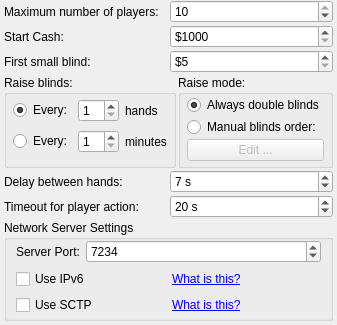
       <widget class="QWidget" name="page_4">
        <layout class="QVBoxLayout">
         <property name="spacing">
          <number>2</number>
         </property>
         <property name="leftMargin">
          <number>4</number>
         </property>
         <property name="topMargin">
          <number>0</number>
         </property>
         <property name="rightMargin">
          <number>4</number>
         </property>
         <property name="bottomMargin">
          <number>4</number>
         </property>
         <item>
          <layout class="QHBoxLayout">
           <item>
            <widget class="QLabel" name="label_15">
             <property name="text">
              <string>Maximum number of players:</string>
             </property>
             <property name="buddy">
              <cstring>spinBox_netQuantityPlayers</cstring>
             </property>
            </widget>
           </item>
           <item>
            <widget class="QSpinBox" name="spinBox_netQuantityPlayers">
             <property name="minimum">
              <number>2</number>
             </property>
             <property name="maximum">
              <number>10</number>
             </property>
             <property name="value">
              <number>10</number>
             </property>
            </widget>
           </item>
          </layout>
         </item>
         <item>
          <layout class="QHBoxLayout">
           <item>
            <widget class="QLabel" name="label_13">
             <property name="text">
              <string>Start Cash:</string>
             </property>
             <property name="buddy">
              <cstring>spinBox_netStartCash</cstring>
             </property>
            </widget>
           </item>
           <item>
            <widget class="QSpinBox" name="spinBox_netStartCash">
             <property name="prefix">
              <string>$</string>
             </property>
             <property name="minimum">
              <number>1000</number>
             </property>
             <property name="maximum">
              <number>1000000</number>
             </property>
             <property name="singleStep">
              <number>50</number>
             </property>
            </widget>
           </item>
          </layout>
         </item>
         <item>
          <layout class="QHBoxLayout">
           <item>
            <widget class="QLabel" name="label_35">
             <property name="text">
              <string>First small blind:</string>
             </property>
             <property name="buddy">
              <cstring>spinBox_netFirstSmallBlind</cstring>
             </property>
            </widget>
           </item>
           <item>
            <widget class="QSpinBox" name="spinBox_netFirstSmallBlind">
             <property name="prefix">
              <string>$</string>
             </property>
             <property name="minimum">
              <number>5</number>
             </property>
             <property name="maximum">
              <number>20000</number>
             </property>
            </widget>
           </item>
          </layout>
         </item>
         <item>
          <layout class="QHBoxLayout">
           <item>
            <widget class="QGroupBox" name="groupBox_8">
             <property name="styleSheet">
              <string notr="true"/>
             </property>
             <property name="title">
              <string>Raise blinds:</string>
             </property>
             <layout class="QGridLayout">
              <property name="leftMargin">
               <number>6</number>
              </property>
              <property name="topMargin">
               <number>0</number>
              </property>
              <property name="rightMargin">
               <number>6</number>
              </property>
              <property name="bottomMargin">
               <number>6</number>
              </property>
              <property name="verticalSpacing">
               <number>4</number>
              </property>
              <item row="0" column="0">
               <widget class="QRadioButton" name="radioButton_netRaiseBlindsAtHands">
                <property name="text">
                 <string>Every:</string>
                </property>
                <property name="checked">
                 <bool>true</bool>
                </property>
               </widget>
              </item>
              <item row="0" column="1">
               <widget class="QSpinBox" name="spinBox_netRaiseSmallBlindEveryHands">
                <property name="minimum">
                 <number>1</number>
                </property>
               </widget>
              </item>
              <item row="0" column="2">
               <widget class="QLabel" name="label_51">
                <property name="sizePolicy">
                 <sizepolicy hsizetype="Expanding" vsizetype="Preferred">
                  <horstretch>0</horstretch>
                  <verstretch>0</verstretch>
                 </sizepolicy>
                </property>
                <property name="text">
                 <string>hands</string>
                </property>
               </widget>
              </item>
              <item row="1" column="0">
               <widget class="QRadioButton" name="radioButton_netRaiseBlindsAtMinutes">
                <property name="text">
                 <string>Every:</string>
                </property>
               </widget>
              </item>
              <item row="1" column="1">
               <widget class="QSpinBox" name="spinBox_netRaiseSmallBlindEveryMinutes">
                <property name="minimum">
                 <number>1</number>
                </property>
               </widget>
              </item>
              <item row="1" column="2">
               <widget class="QLabel" name="label_52">
                <property name="sizePolicy">
                 <sizepolicy hsizetype="Expanding" vsizetype="Preferred">
                  <horstretch>0</horstretch>
                  <verstretch>0</verstretch>
                 </sizepolicy>
                </property>
                <property name="text">
                 <string>minutes</string>
                </property>
               </widget>
              </item>
             </layout>
            </widget>
           </item>
           <item>
            <widget class="QGroupBox" name="groupBox_9">
             <property name="sizePolicy">
              <sizepolicy hsizetype="Expanding" vsizetype="Preferred">
               <horstretch>0</horstretch>
               <verstretch>0</verstretch>
              </sizepolicy>
             </property>
             <property name="styleSheet">
              <string notr="true"/>
             </property>
             <property name="title">
              <string>Raise mode:</string>
             </property>
             <layout class="QGridLayout">
              <property name="leftMargin">
               <number>6</number>
              </property>
              <property name="topMargin">
               <number>0</number>
              </property>
              <property name="rightMargin">
               <number>6</number>
              </property>
              <property name="bottomMargin">
               <number>4</number>
              </property>
              <property name="verticalSpacing">
               <number>2</number>
              </property>
              <item row="0" column="0">
               <widget class="QRadioButton" name="radioButton_netAlwaysDoubleBlinds">
                <property name="text">
                 <string>Always double blinds</string>
                </property>
                <property name="checked">
                 <bool>true</bool>
                </property>
               </widget>
              </item>
              <item row="1" column="0">
               <widget class="QRadioButton" name="radioButton_netManualBlindsOrder">
                <property name="text">
                 <string>Manual blinds order:</string>
                </property>
               </widget>
              </item>
              <item row="2" column="0">
               <widget class="QPushButton" name="pushButton_netEditManualBlindsOrder">
                <property name="enabled">
                 <bool>false</bool>
                </property>
                <property name="text">
                 <string>Edit ...</string>
                </property>
               </widget>
              </item>
             </layout>
            </widget>
           </item>
          </layout>
         </item>
         <item>
          <layout class="QHBoxLayout">
           <item>
            <widget class="QLabel" name="label_36">
             <property name="text">
              <string>Delay between hands:</string>
             </property>
             <property name="buddy">
              <cstring>spinBox_netDelayBetweenHands</cstring>
             </property>
            </widget>
           </item>
           <item>
            <widget class="QSpinBox" name="spinBox_netDelayBetweenHands">
             <property name="suffix">
              <string> s</string>
             </property>
             <property name="minimum">
              <number>5</number>
             </property>
             <property name="maximum">
              <number>20</number>
             </property>
             <property name="singleStep">
              <number>1</number>
             </property>
             <property name="value">
              <number>7</number>
             </property>
            </widget>
           </item>
          </layout>
         </item>
         <item>
          <layout class="QHBoxLayout">
           <item>
            <widget class="QLabel" name="label_40">
             <property name="text">
              <string>Timeout for player action:</string>
             </property>
             <property name="buddy">
              <cstring>spinBox_netTimeOutPlayerAction</cstring>
             </property>
            </widget>
           </item>
           <item>
            <widget class="QSpinBox" name="spinBox_netTimeOutPlayerAction">
             <property name="suffix">
              <string> s</string>
             </property>
             <property name="minimum">
              <number>5</number>
             </property>
             <property name="maximum">
              <number>60</number>
             </property>
             <property name="value">
              <number>20</number>
             </property>
            </widget>
           </item>
          </layout>
         </item>
         <item>
          <widget class="QGroupBox" name="groupBox_2">
           <property name="title">
            <string>Network Server Settings</string>
           </property>
           <layout class="QGridLayout" name="gridLayout_2">
            <property name="topMargin">
             <number>0</number>
            </property>
            <property name="bottomMargin">
             <number>3</number>
            </property>
            <item row="0" column="0" colspan="2">
             <layout class="QHBoxLayout" name="horizontalLayout_5">
              <item>
               <widget class="QLabel" name="label_16">
                <property name="text">
                 <string>Server Port:</string>
                </property>
                <property name="buddy">
                 <cstring>spinBox_serverPort</cstring>
                </property>
               </widget>
              </item>
              <item>
               <widget class="QSpinBox" name="spinBox_serverPort">
                <property name="sizePolicy">
                 <sizepolicy hsizetype="Expanding" vsizetype="Fixed">
                  <horstretch>0</horstretch>
                  <verstretch>0</verstretch>
                 </sizepolicy>
                </property>
                <property name="minimum">
                 <number>80</number>
                </property>
                <property name="maximum">
                 <number>65535</number>
                </property>
                <property name="value">
                 <number>7234</number>
                </property>
               </widget>
              </item>
             </layout>
            </item>
            <item row="1" column="0">
             <widget class="QCheckBox" name="checkBox_useIpv6">
              <property name="text">
               <string>Use IPv6</string>
              </property>
             </widget>
            </item>
            <item row="1" column="1">
             <widget class="QLabel" name="label_22">
              <property name="text">
               <string>&lt;a href=&quot;http://en.wikipedia.org/wiki/Ipv6&quot;&gt;What is this?&lt;/a&gt;</string>
              </property>
              <property name="openExternalLinks">
               <bool>true</bool>
              </property>
             </widget>
            </item>
            <item row="2" column="0">
             <widget class="QCheckBox" name="checkBox_useSctp">
              <property name="text">
               <string>Use SCTP</string>
              </property>
             </widget>
            </item>
            <item row="2" column="1">
             <widget class="QLabel" name="label_24">
              <property name="text">
               <string>&lt;a href=&quot;http://en.wikipedia.org/wiki/Stream_Control_Transmission_Protocol&quot;&gt;What is this?&lt;/a&gt;</string>
              </property>
              <property name="openExternalLinks">
               <bool>true</bool>
              </property>
             </widget>
            </item>
           </layout>
          </widget>
         </item>
        </layout>
       </widget>
